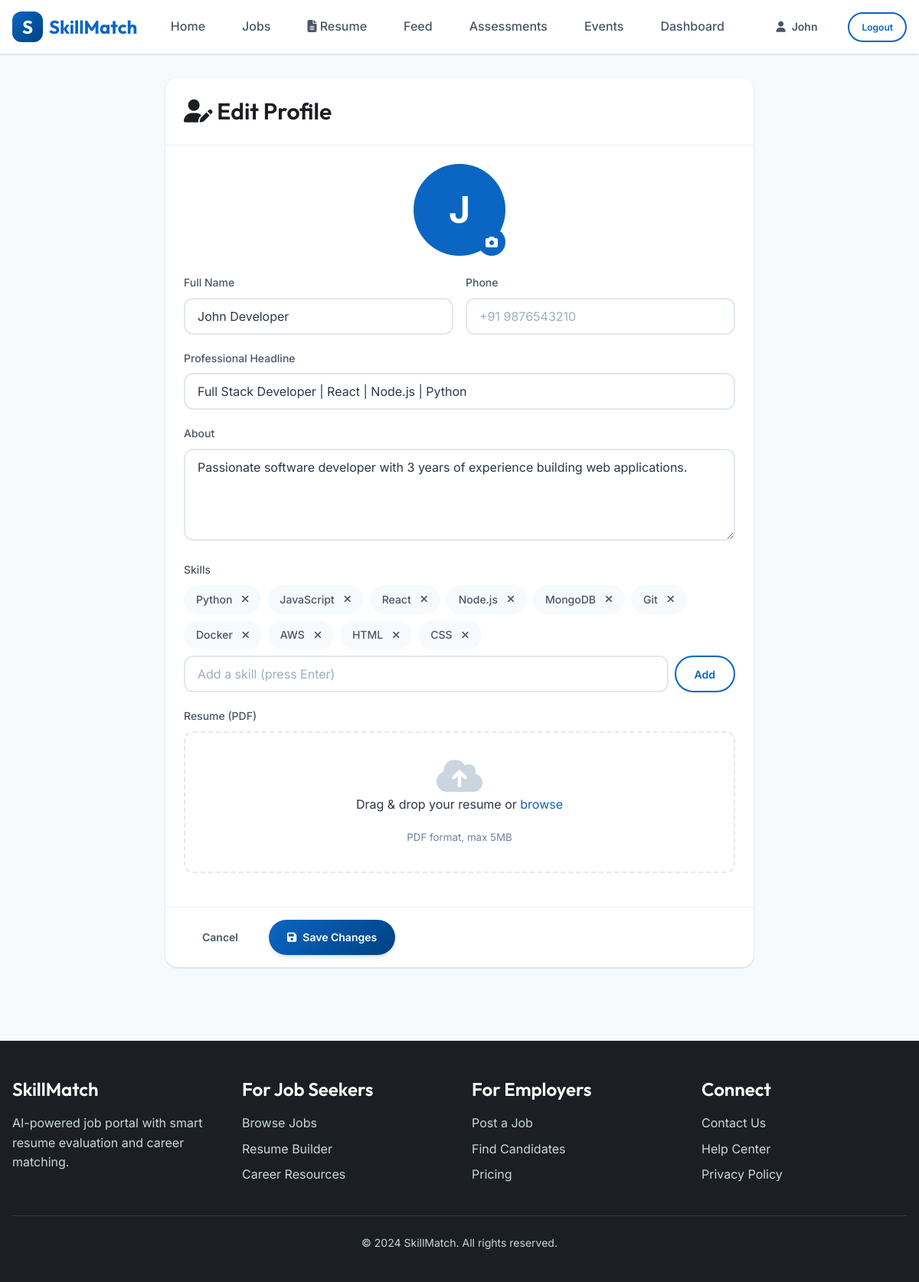
The page /profile/edit (signed in) on the database its author committed.
### models.py (models this page shows)
class User(UserMixin, db.Model):
    id = db.Column(db.Integer, primary_key=True)
    email = db.Column(db.String(120), unique=True, nullable=False)
    password_hash = db.Column(db.String(256), nullable=False)
    role = db.Column(db.String(20), nullable=False)  # 'seeker' or 'employer'
    name = db.Column(db.String(100), nullable=False)
    phone = db.Column(db.String(20))
    headline = db.Column(db.String(200))
    bio = db.Column(db.Text)
    profile_image = db.Column(db.String(200))
    face_encoding = db.Column(db.Text)  # JSON encoded face data
    company_name = db.Column(db.String(100))  # For employers
    preferred_language = db.Column(db.String(10), default='en')  # 'en', 'hi', 'ta'
    created_at = db.Column(db.DateTime, default=datetime.utcnow)
    skills = db.relationship('Skill', backref='user', lazy=True, cascade='all, delete-orphan')
    experiences = db.relationship('Experience', backref='user', lazy=True, cascade='all, delete-orphan')
    educations = db.relationship('Education', backref='user', lazy=True, cascade='all, delete-orphan')
    resume = db.relationship('Resume', backref='user', uselist=False, cascade='all, delete-orphan')
    posts = db.relationship('Post', backref='author', lazy=True, cascade='all, delete-orphan')
    jobs = db.relationship('Job', backref='employer', lazy=True, cascade='all, delete-orphan')
    applications = db.relationship('Application', backref='applicant', lazy=True, cascade='all, delete-orphan')
    test_results = db.relationship('PsychologicalTestResult', backref='user', lazy=True)
    skill_test_results = db.relationship('SkillTestResult', backref='user', lazy=True)
    event_registrations = db.relationship('EventRegistration', backref='user', lazy=True)
    certificates = db.relationship('Certificate', backref='user', lazy=True)

class Skill(db.Model):
    id = db.Column(db.Integer, primary_key=True)
    user_id = db.Column(db.Integer, db.ForeignKey('user.id'), nullable=False)
    name = db.Column(db.String(50), nullable=False)
    category = db.Column(db.String(50))  # 'technical', 'soft', 'tool'
    endorsements = db.Column(db.Integer, default=0)

### app.py (the view, shortened to what this page needs)
@app.route('/profile/edit', methods=['GET', 'POST'])
@login_required
def edit_profile():
    return render_template('profile/edit.html')

### app.py (called while the page is built)
def get_locale():
    if current_user.is_authenticated and current_user.preferred_language:
        return current_user.preferred_language
    return request.accept_languages.best_match(app.config['LANGUAGES'])

@app.context_processor
def inject_locale():
    return dict(get_locale=get_locale)

@login_manager.user_loader
def load_user(id):
    return User.query.get(int(id))

### templates/profile/edit.html (shortened to what this page needs)
{% extends 'base.html' %}
{% block content %}
<div class="container" style="max-width: 800px; padding: var(--space-8) var(--space-4);">
    <div class="card">
        <div class="card-header">
            <h3><i class="fas fa-user-edit"></i> Edit Profile</h3>
        </div>
        <form action="{{ url_for('edit_profile') }}" method="POST" enctype="multipart/form-data">
            <div class="card-body">
                <div class="form-group text-center">
                    <div style="position: relative; width: 120px; height: 120px; margin: 0 auto;">
                        {% if current_user.profile_image %}
                        <img src="{{ current_user.profile_image }}" id="profile-preview"
                            style="width: 120px; height: 120px; border-radius: 50%; object-fit: cover; border: 4px solid var(--primary);">
                        {% else %}
                        <div id="profile-preview"
                            style="width: 120px; height: 120px; border-radius: 50%; background: var(--primary); color: white; display: flex; align-items: center; justify-content: center; font-size: 48px; font-weight: 700;">
                            {{ current_user.name[0] }}
                        </div>
                        {% endif %}
                        <label
                            style="position: absolute; bottom: 0; right: 0; background: var(--primary); color: white; width: 36px; height: 36px; border-radius: 50%; display: flex; align-items: center; justify-content: center; cursor: pointer;">
                            <i class="fas fa-camera"></i>
                        </label>
                    </div>
                </div>
                <div class="grid grid-cols-2 gap-4 mt-6">
                    <div class="form-group">
                        <label class="form-label">Full Name</label>
                        <input type="text" name="name" class="form-input" value="{{ current_user.name }}" required>
                    </div>
                    <div class="form-group">
                        <label class="form-label">Phone</label>
                        <input type="tel" name="phone" class="form-input" value="{{ current_user.phone or '' }}"
                            placeholder="+91 9876543210">
                    </div>
                </div>
                <div class="form-group">
                    <label class="form-label">Professional Headline</label>
                    <input type="text" name="headline" class="form-input" value="{{ current_user.headline or '' }}"
                        placeholder="e.g., Frontend Developer | React | TypeScript">
                </div>
                <div class="form-group">
                    <label class="form-label">About</label>
                    <textarea name="bio" class="form-textarea" rows="4"
                        placeholder="Tell us about yourself...">{{ current_user.bio or '' }}</textarea>
                </div>
                <div class="form-group">
                    <label class="form-label">Skills</label>
                    <div id="skills-container" class="skills-grid mb-2">
                        {% for skill in current_user.skills %}
                        <span class="skill-badge" data-skill="{{ skill.name }}">
                            {{ skill.name }}
                            <button type="button" onclick="removeSkill(this)"
                                style="background: none; border: none; cursor: pointer; margin-left: 4px; color: inherit;">
                                <i class="fas fa-times"></i>
                            </button>
                        </span>
                        {% endfor %}
                    </div>
                    <div class="flex gap-2">
                        <input type="text" id="skill-input" class="form-input" placeholder="Add a skill (press Enter)">
                        <button type="button" class="btn btn-secondary" onclick="addSkill()">Add</button>
                    </div>
                </div>
                <div class="form-group">
                    <label class="form-label">Resume (PDF)</label>
                    <div class="file-upload-area" id="resume-upload-area">
                        <i class="fas fa-cloud-upload-alt" style="font-size: 48px; color: var(--gray-400);"></i>
                        <p>Drag & drop your resume or <span class="text-primary">browse</span></p>
                        <small class="text-muted">PDF format, max 5MB</small>
                    </div>
                </div>
            </div>
            <div class="card-footer flex justify-end gap-4">
                <a href="{{ url_for('profile') }}" class="btn btn-ghost">Cancel</a>
                <button type="submit" class="btn btn-primary">
                    <i class="fas fa-save"></i> Save Changes
                </button>
            </div>
        </form>
    </div>
</div>
{% endblock %}

### templates/base.html (shortened to what this page needs)
<!DOCTYPE html>
<html lang="{{ get_locale() }}">
<head>
    <link rel="stylesheet" href="https://cdnjs.cloudflare.com/ajax/libs/font-awesome/6.4.2/css/all.min.css">
    <link rel="stylesheet" href="{{ url_for('static', filename='css/styles.css') }}">
</head>
<body>
    <nav class="navbar">
        <div class="container">
            <a href="{{ url_for('index') }}" class="logo">
                <div class="logo-icon">S</div>
                SkillMatch
            </a>
            <ul class="nav-links">
                <li><a href="{{ url_for('index') }}" class="{{ 'active' if request.endpoint == 'index' }}">Home</a></li>
                <li><a href="{{ url_for('jobs_bp.jobs_list') }}"
                        class="{{ 'active' if request.endpoint == 'jobs_bp.jobs_list' }}">Jobs</a></li>
                {% if current_user.is_authenticated %}
                {% if current_user.role == 'seeker' %}
                <li><a href="{{ url_for('resume_analyze') }}"
                        class="{{ 'active' if request.endpoint == 'resume_analyze' }}">
                        <i class="fas fa-file-alt"></i> Resume
                    </a></li>
                {% endif %}
                <li><a href="{{ url_for('social_bp.feed') }}"
                        class="{{ 'active' if request.endpoint == 'social_bp.feed' }}">Feed</a></li>
                <li><a href="{{ url_for('tests_bp.index') }}"
                        class="{{ 'active' if 'tests_bp.' in (request.endpoint or '') }}">Assessments</a></li>
                <li><a href="{{ url_for('events_bp.index') }}"
                        class="{{ 'active' if 'events_bp.' in (request.endpoint or '') }}">Events</a></li>
                <li><a href="{{ url_for('dashboard') }}"
                        class="{{ 'active' if request.endpoint == 'dashboard' }}">Dashboard</a></li>
                {% endif %}
            </ul>
            <div class="nav-actions flex items-center gap-4">
                {% if current_user.is_authenticated %}
                <a href="{{ url_for('profile') }}" class="btn btn-ghost">
                    <i class="fas fa-user"></i>
                    {{ current_user.name.split()[0] }}
                </a>
                <a href="{{ url_for('logout') }}" class="btn btn-secondary btn-sm">Logout</a>
                {% endif %}
            </div>
        </div>
    </nav>
    <main>
        {% block content %}{% endblock %}
    </main>
    <footer class="footer">
        <div class="container">
            <div class="footer-grid">
                <div>
                    <h4>SkillMatch</h4>
                    <p>AI-powered job portal with smart resume evaluation and career matching.</p>
                </div>
                <div>
                    <h4>For Job Seekers</h4>
                    <ul class="footer-links">
                        <li><a href="#">Browse Jobs</a></li>
                        <li><a href="#">Resume Builder</a></li>
                        <li><a href="#">Career Resources</a></li>
                    </ul>
                </div>
                <div>
                    <h4>For Employers</h4>
                    <ul class="footer-links">
                        <li><a href="#">Post a Job</a></li>
                        <li><a href="#">Find Candidates</a></li>
                        <li><a href="#">Pricing</a></li>
                    </ul>
                </div>
                <div>
                    <h4>Connect</h4>
                    <ul class="footer-links">
                        <li><a href="#">Contact Us</a></li>
                        <li><a href="#">Help Center</a></li>
                        <li><a href="#">Privacy Policy</a></li>
                    </ul>
                </div>
            </div>
            <div class="footer-bottom">
                <p>&copy; 2024 SkillMatch. All rights reserved.</p>
            </div>
        </div>
    </footer>
</body>
</html>

### templates/profile/edit.html (style rules this page uses)
.file-upload-area { border: 2px dashed var(--gray-300); border-radius: var(--radius-lg); padding: var(--space-8); text-align: center; cursor: pointer; transition: all 0.3s ease; }

### rows shown on the page
User: name "John", name "J", name "John Developer", headline "Full Stack Developer | React | Node.js | Python", bio "Passionate software developer with 3 years of experience building web applications."
Skill: name "Python"
Skill: name "JavaScript"
Skill: name "React"
Skill: name "Node.js"
Skill: name "MongoDB"
Skill: name "Git"
Skill: name "Docker"
Skill: name "AWS"
Skill: name "HTML"
Skill: name "CSS"
